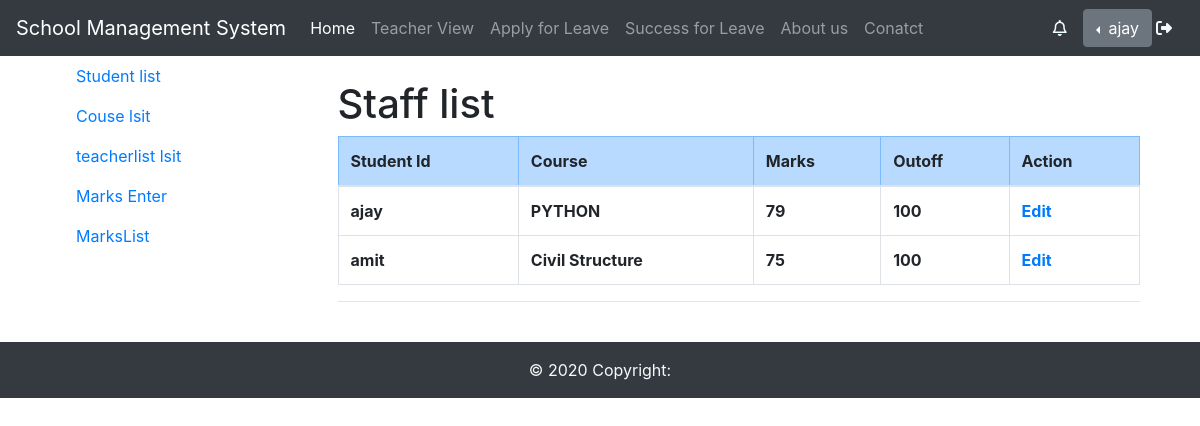
The page /MarksList (signed in) on the database its author committed.
### CollegeApp/models.py (models this page shows)
class Marks(models.Model):
    s_id=models.ForeignKey(UserModel,on_delete=models.CASCADE)
    c_id=models.ForeignKey(Course,on_delete=models.CASCADE)
    marks=models.IntegerField()
    out_of_m=models.IntegerField(default=100)

class Course(models.Model):
    Cname=models.CharField(max_length=120)
    img=models.ImageField(default="")
    clink=models.CharField(max_length=254)
    desc=models.CharField(max_length=150,default=None)
    branch=models.ForeignKey(BranchModel,on_delete=models.CASCADE)
    def __str__(s):
        return s.Cname

### CollegeApp/views.py (the view)
# urls.py: path('MarksList',v.MarksList),
def MarksList(request):
    marks=Marks.objects.all()
    return render(request,'Markslist.html',{'marks':marks})

### CollegeApp/models.py (called while the page is built)
    def __str__(s):
        return s.username

### CollegeApp/templates/Markslist.html
{%extends 'teacherhome.html'%}
 {% block teacher %}
<h1 class="text-justify">Staff list</h1>
<table class="table table-bordered">
    <thead>
<tr class="table-primary">
    <th>Student Id</th>
    <th>Course</th>
    <th>Marks</th>
    <th>Outoff</th>
    <th>Action</th>
</tr>
</thead>
{% for i in marks%}
<tr class="font-weight-bold">
<td>{{i.s_id}}</td>
<td>{{i.c_id}}</td>
<td>{{i.marks}}</td>
<td>{{i.out_of_m}}</td>
<td><a href="editmarks/{{i.id}}">Edit</a></td>
</tr>
{% endfor %}
</table>
<hr>
 {% endblock teacher %}

### CollegeApp/templates/navbar.html (shortened to what this page needs)
<nav
  class="navbar sticky-top justify-content-end navbar-expand-lg navbar-dark bg-dark"
>
  <a class="navbar-brand" href="/">School Management System</a>
  <div class="collapse navbar-collapse" id="navbarNav">
    <ul class="navbar-nav justify-content-end">
      <li class="nav-item active">
        <a class="nav-link" href="/">Home</a>
      </li>
      {%if user.is_authenticated%}
      <li class="nav-item">
        <a class="nav-link" href="TEacherview">Teacher View</a>
      </li>
      <li class="nav-item">
        <a class="nav-link" href="lf">Apply for Leave</a>
      </li>
      <li class="nav-item">
        <a class="nav-link" href="appleav">Success for Leave</a>
      </li>
      {% endif %}
      <li class="nav-item">
        <a class="nav-link" href="#">About us</a>
      </li>
      <li class="nav-item">
        <a class="nav-link" href="#">Conatct</a>
      </li>
    </ul>
  </div>
  {%if user.is_authenticated%}
  <form class="form-inline my-2 mx-2 my-lg-0" style="margin-right: 3px">
    <a href="#" ><i class="fa fa-bell-o" aria-hidden="true" style="color: azure;width: 30px;"></i></a>
    <div class="dropdown dropleft">
      <button class="btn btn-secondary dropdown-toggle" type="button" id="dropdownMenuButton" data-toggle="dropdown" aria-haspopup="true" aria-expanded="false">
        {{user.username}}
      </button>
    </div>
    <a href="logout" class="mx-1" title="Log-out" data-toggle="tooltip" data-placement="bottom"
      ><i
        class="fa fa-sign-out fa-1x"
        aria-hidden="true"
        style="color: aliceblue"
        style="width: 20px;"
      ></i
    ></a>
  </form>
  {%endif%}
</nav>

### rows shown on the page
Marks: s_id "ajay", c_id "PYTHON", marks "79", out_of_m "100"
Marks: s_id "amit", c_id "Civil Structure", marks "75", out_of_m "100"

### other values the page prints
{{ user.username }} "ajay"
